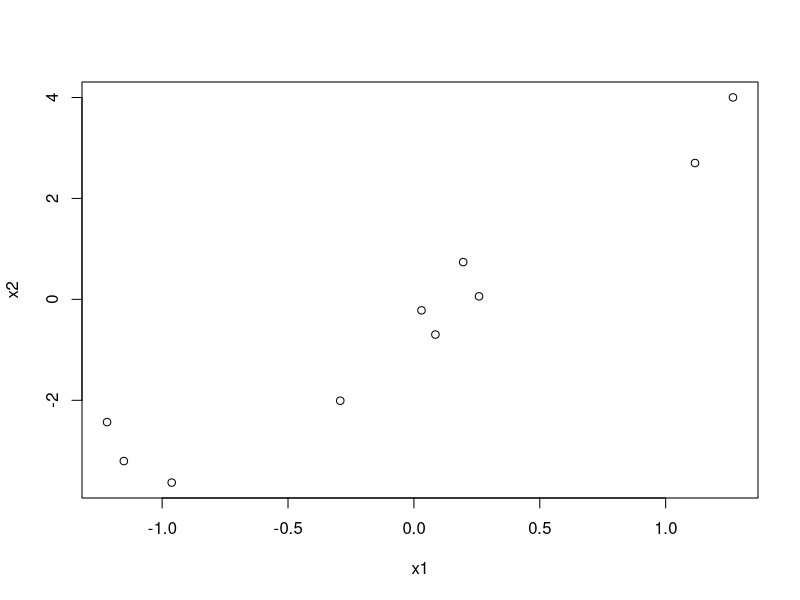

R code for this plot:
set.seed(3)
n <-10
x1 <- rnorm(n = n)
x2 <- 3 * x1 + rnorm(n = n)
y = 2 + x1 + x2 + rnorm(n = n)

# Create data frame
data = c(y, x1, x2)
m = matrix(data, byrow = FALSE, nrow = n)
colnames(m) <- c("Y", "X1", "X2")
df = data.frame(m)

# Question 2a
plot(x1, x2)

# Question 2b
y1 <- lm(Y ~ X1, data = df) 
# y1 :  Good p-value, X1 is significative
y2 <- lm(Y ~ X2, data = df) 
# y1 :  Good p-value, X2 is significative

# Question 2c
model <- lm(Y ~ 0 + X1 + X2, data = df, offset = rep(2, n))
print(summary(model))
print(coefficients(model))
# model : Good p-value, none of the factors are significant enough due to the correlation
# Dunno what to answer...

# Question 2d
# No idea

# Question 2e
# No idea